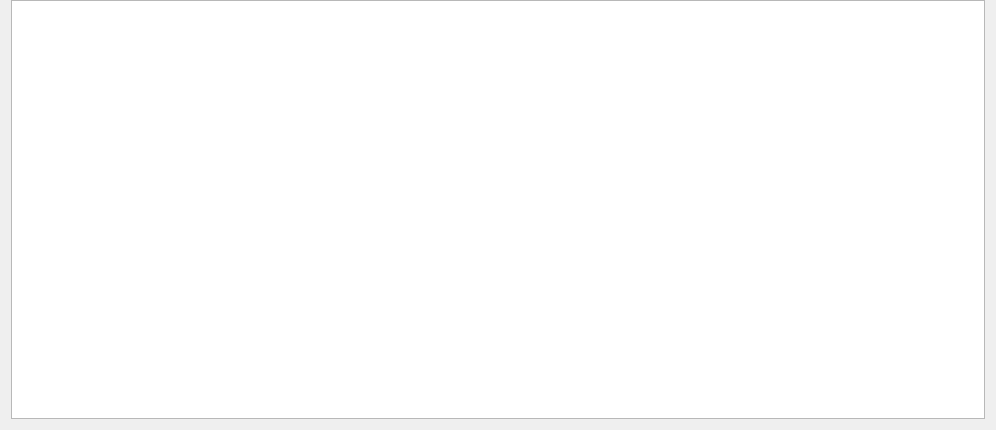
<?xml version="1.0" encoding="UTF-8"?>
<ui version="4.0">
 <class>CabinetTableWidget</class>
 <widget class="QWidget" name="CabinetTableWidget">
  <property name="geometry">
   <rect>
    <x>0</x>
    <y>0</y>
    <width>996</width>
    <height>430</height>
   </rect>
  </property>
  <property name="font">
   <font>
    <family>Ubuntu</family>
    <pointsize>8</pointsize>
    <italic>false</italic>
    <bold>false</bold>
   </font>
  </property>
  <property name="windowTitle">
   <string>Form</string>
  </property>
  <property name="styleSheet">
   <string notr="true">font: 8pt &quot;Ubuntu&quot;;</string>
  </property>
  <layout class="QGridLayout" name="gridLayout">
   <property name="topMargin">
    <number>0</number>
   </property>
   <item row="0" column="0">
    <widget class="QTableWidget" name="tableWidget">
     <property name="verticalScrollBarPolicy">
      <enum>Qt::ScrollBarAsNeeded</enum>
     </property>
    </widget>
   </item>
  </layout>
 </widget>
 <resources/>
 <connections/>
</ui>
